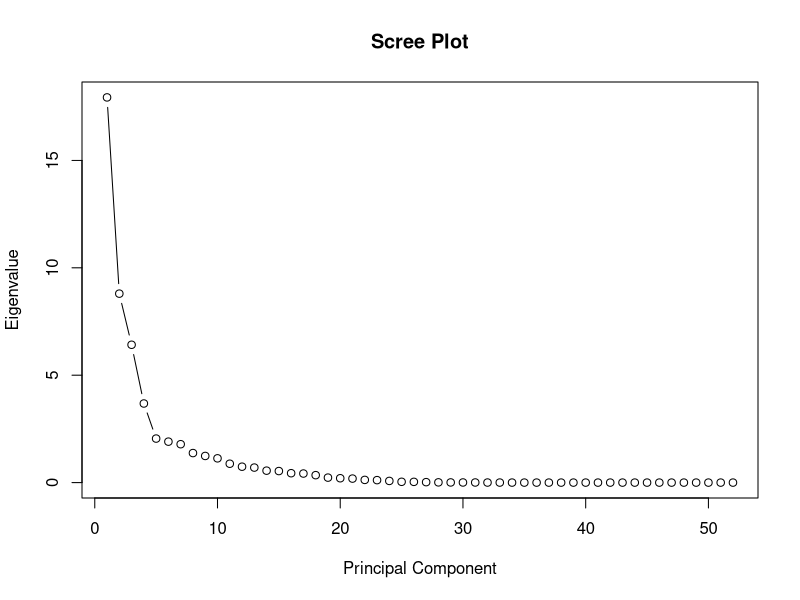

R code for this plot:
## ---- chunk 1
knitr::opts_chunk$set(echo = TRUE)
library(ggplot2)
library(tidyverse)
## ---- chunk 2
# read the csv file
data <- read_csv("www/data/Data.csv")
## ---- chunk 3
# see some info
head(data)
str(data)
## ---- chunk 4
# change columns names
colnames(data)[5:length(colnames(data))] <- seq(1995,2018)
## ---- chunk 5
# change column data type
data[,5:28] <- sapply(data[,5:28], as.numeric )
str(data)
## ---- chunk 6
# melt the dataset
data <- gather(data,key = "Year",value = "Value",-`Country Name`,-`Country Code`,-`Series Name`,-`Series Code`)
## ---- chunk 7
# replace NA to 0
data$Value[is.na(data$Value)] <- 0
## ---- chunk 8
# remove the "(constant 2018 US$)" in Series Name
data$`Series Name` <- gsub(" \\(constant 2018 US\\$\\)","",data$`Series Name`)
## ---- chunk 9
# test regex pattern
a <- "Human capital (constant 2018 US$)"
a <- gsub(" \\(constant 2018 US\\$\\)","",a)
print(a)
## ---- chunk 10
data <- data %>% select(-`Series Code`)
## ---- chunk 11
data <- data %>% pivot_wider(names_from = `Series Name`,values_from = Value)
## ---- chunk 12
# filter the data to 2018 in order to do custering
data_2018 <- data %>% filter(Year==2018)
## ---- chunk 13
# remove label cols
data_2018_numeric <- data_2018[,4:55] %>% scale()
## ---- chunk 14
pca_data <- prcomp(data_2018_numeric, scale. = TRUE)

# Determine the number of principal components to retain
eigenvalues <- (pca_data$sdev)^2
plot(eigenvalues, type = "b", main = "Scree Plot", xlab = "Principal Component", ylab = "Eigenvalue")
num_pcs <- 5

# Transform the data using the selected principal components
pca_transformed_data <- predict(pca_data, newdata = data_2018_numeric)[, 1:num_pcs]

# Perform k-means clustering on the transformed data
k <- 3
kmeans_result <- kmeans(pca_transformed_data, centers = k)

# View the cluster assignments
print(kmeans_result$cluster)

# View the cluster centers
print(kmeans_result$centers)

# View the total within-cluster sum of squares
print(kmeans_result$tot.withinss)


print(length(kmeans_result$cluster))

data_clustered <- cbind(data_2018, cluster = kmeans_result$cluster)



## ---- chunk 15

print(data_clustered[,c(1,56)] %>% filter(cluster == 1))
print(data_clustered[,c(1,56)] %>% filter(cluster == 2))
print(data_clustered[,c(1,56)] %>% filter(cluster == 3))
